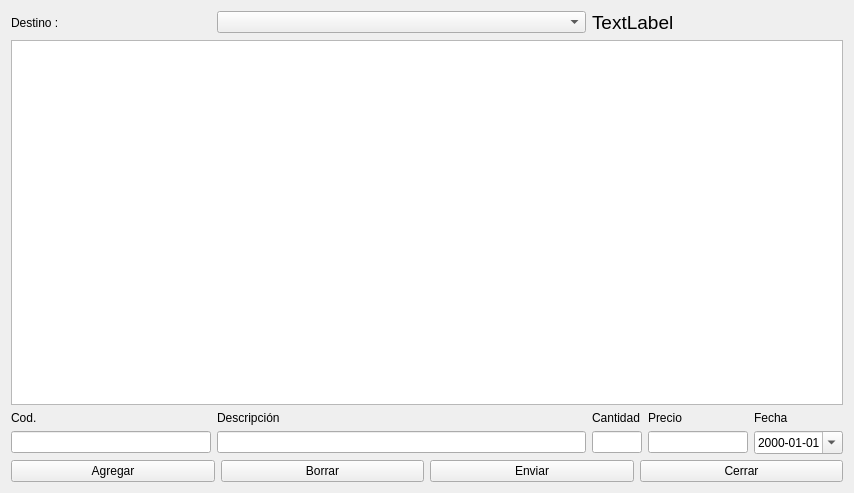
<?xml version="1.0" encoding="UTF-8"?>
<ui version="4.0">
 <class>Salidas</class>
 <widget class="QDialog" name="Salidas">
  <property name="geometry">
   <rect>
    <x>0</x>
    <y>0</y>
    <width>854</width>
    <height>493</height>
   </rect>
  </property>
  <property name="windowTitle">
   <string>Salidas de mercancía</string>
  </property>
  <layout class="QGridLayout" name="gridLayout">
   <item row="3" column="0">
    <widget class="QLineEdit" name="lineEditCod">
     <property name="maximumSize">
      <size>
       <width>200</width>
       <height>16777215</height>
      </size>
     </property>
     <property name="maxLength">
      <number>13</number>
     </property>
    </widget>
   </item>
   <item row="3" column="1">
    <widget class="QLineEdit" name="lineEditDesc"/>
   </item>
   <item row="3" column="4">
    <widget class="QDateEdit" name="dateEditFC">
     <property name="displayFormat">
      <string>yyyy-MM-dd</string>
     </property>
     <property name="calendarPopup">
      <bool>true</bool>
     </property>
    </widget>
   </item>
   <item row="4" column="0" colspan="5">
    <layout class="QHBoxLayout" name="horizontalLayout">
     <item>
      <widget class="QPushButton" name="pushButtonAgregar">
       <property name="text">
        <string>Agregar</string>
       </property>
       <property name="autoDefault">
        <bool>false</bool>
       </property>
      </widget>
     </item>
     <item>
      <widget class="QPushButton" name="pushButtonBorrar">
       <property name="text">
        <string>Borrar</string>
       </property>
       <property name="autoDefault">
        <bool>false</bool>
       </property>
      </widget>
     </item>
     <item>
      <widget class="QPushButton" name="pushButtonEnviar">
       <property name="text">
        <string>Enviar</string>
       </property>
       <property name="autoDefault">
        <bool>false</bool>
       </property>
      </widget>
     </item>
     <item>
      <widget class="QPushButton" name="pushButtonCerrar">
       <property name="text">
        <string>Cerrar</string>
       </property>
       <property name="autoDefault">
        <bool>false</bool>
       </property>
      </widget>
     </item>
    </layout>
   </item>
   <item row="2" column="4">
    <widget class="QLabel" name="label_3">
     <property name="text">
      <string>Fecha</string>
     </property>
    </widget>
   </item>
   <item row="1" column="0" colspan="5">
    <widget class="QTableView" name="tableView"/>
   </item>
   <item row="2" column="1">
    <widget class="QLabel" name="label_2">
     <property name="text">
      <string>Descripción</string>
     </property>
    </widget>
   </item>
   <item row="2" column="2">
    <widget class="QLabel" name="label_4">
     <property name="text">
      <string>Cantidad</string>
     </property>
    </widget>
   </item>
   <item row="2" column="0">
    <widget class="QLabel" name="label">
     <property name="text">
      <string>Cod.</string>
     </property>
    </widget>
   </item>
   <item row="3" column="2">
    <widget class="QLineEdit" name="lineEditCantidad">
     <property name="maximumSize">
      <size>
       <width>50</width>
       <height>16777215</height>
      </size>
     </property>
    </widget>
   </item>
   <item row="3" column="3">
    <widget class="QLineEdit" name="lineEditPrecio">
     <property name="maximumSize">
      <size>
       <width>100</width>
       <height>16777215</height>
      </size>
     </property>
    </widget>
   </item>
   <item row="2" column="3">
    <widget class="QLabel" name="label_5">
     <property name="text">
      <string>Precio</string>
     </property>
    </widget>
   </item>
   <item row="0" column="0">
    <widget class="QLabel" name="label_6">
     <property name="text">
      <string>Destino :</string>
     </property>
    </widget>
   </item>
   <item row="0" column="1">
    <widget class="QComboBox" name="comboBoxDestino"/>
   </item>
   <item row="0" column="2" colspan="3">
    <widget class="QLabel" name="lbSalidas">
     <property name="font">
      <font>
       <pointsize>14</pointsize>
      </font>
     </property>
     <property name="text">
      <string>TextLabel</string>
     </property>
    </widget>
   </item>
  </layout>
 </widget>
 <tabstops>
  <tabstop>lineEditCod</tabstop>
  <tabstop>lineEditDesc</tabstop>
  <tabstop>lineEditCantidad</tabstop>
  <tabstop>lineEditPrecio</tabstop>
  <tabstop>dateEditFC</tabstop>
  <tabstop>pushButtonAgregar</tabstop>
  <tabstop>pushButtonBorrar</tabstop>
  <tabstop>tableView</tabstop>
  <tabstop>pushButtonEnviar</tabstop>
  <tabstop>pushButtonCerrar</tabstop>
 </tabstops>
 <resources/>
 <connections>
  <connection>
   <sender>pushButtonCerrar</sender>
   <signal>clicked()</signal>
   <receiver>Salidas</receiver>
   <slot>close()</slot>
   <hints>
    <hint type="sourcelabel">
     <x>802</x>
     <y>459</y>
    </hint>
    <hint type="destinationlabel">
     <x>627</x>
     <y>384</y>
    </hint>
   </hints>
  </connection>
 </connections>
</ui>
